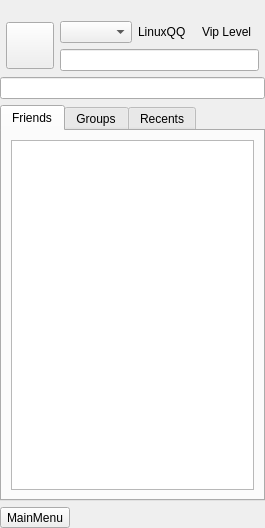
<?xml version="1.0" encoding="UTF-8"?>
<ui version="4.0">
 <class>MainWindow</class>
 <widget class="QWidget" name="MainWindow">
  <property name="geometry">
   <rect>
    <x>0</x>
    <y>0</y>
    <width>265</width>
    <height>528</height>
   </rect>
  </property>
  <property name="sizePolicy">
   <sizepolicy hsizetype="Minimum" vsizetype="Minimum">
    <horstretch>0</horstretch>
    <verstretch>0</verstretch>
   </sizepolicy>
  </property>
  <property name="minimumSize">
   <size>
    <width>265</width>
    <height>525</height>
   </size>
  </property>
  <property name="windowTitle">
   <string>LinuxQQ</string>
  </property>
  <property name="styleSheet">
   <string notr="true"/>
  </property>
  <layout class="QVBoxLayout" name="verticalLayout_2">
   <property name="leftMargin">
    <number>0</number>
   </property>
   <property name="rightMargin">
    <number>0</number>
   </property>
   <property name="bottomMargin">
    <number>0</number>
   </property>
   <item>
    <layout class="QVBoxLayout" name="vlo_main">
     <property name="spacing">
      <number>6</number>
     </property>
     <property name="topMargin">
      <number>10</number>
     </property>
     <item>
      <layout class="QVBoxLayout" name="top_v_layout">
       <property name="sizeConstraint">
        <enum>QLayout::SetMinimumSize</enum>
       </property>
       <property name="leftMargin">
        <number>0</number>
       </property>
       <property name="rightMargin">
        <number>0</number>
       </property>
       <item>
        <layout class="QGridLayout" name="gridLayout">
         <property name="leftMargin">
          <number>6</number>
         </property>
         <property name="rightMargin">
          <number>6</number>
         </property>
         <item row="0" column="0">
          <widget class="QToolButton" name="avatar">
           <property name="minimumSize">
            <size>
             <width>40</width>
             <height>40</height>
            </size>
           </property>
           <property name="styleSheet">
            <string notr="true"/>
           </property>
           <property name="text">
            <string/>
           </property>
           <property name="iconSize">
            <size>
             <width>40</width>
             <height>40</height>
            </size>
           </property>
          </widget>
         </item>
         <item row="0" column="1">
          <layout class="QVBoxLayout" name="verticalLayout">
           <item>
            <layout class="QHBoxLayout" name="horizontalLayout">
             <item>
              <widget class="QComboBox" name="cb_status">
               <property name="focusPolicy">
                <enum>Qt::NoFocus</enum>
               </property>
               <property name="styleSheet">
                <string notr="true"/>
               </property>
              </widget>
             </item>
             <item>
              <widget class="QLabel" name="lbl_name">
               <property name="styleSheet">
                <string notr="true"/>
               </property>
               <property name="text">
                <string>LinuxQQ</string>
               </property>
              </widget>
             </item>
             <item>
              <widget class="QLabel" name="vip_label">
               <property name="styleSheet">
                <string notr="true"/>
               </property>
               <property name="text">
                <string>Vip Level</string>
               </property>
              </widget>
             </item>
            </layout>
           </item>
           <item>
            <widget class="QLineEdit" name="le_mood">
             <property name="styleSheet">
              <string notr="true"/>
             </property>
            </widget>
           </item>
          </layout>
         </item>
        </layout>
       </item>
       <item>
        <layout class="QHBoxLayout" name="horizontalLayout_4">
         <item>
          <widget class="QLineEdit" name="le_search">
           <property name="styleSheet">
            <string notr="true"/>
           </property>
          </widget>
         </item>
        </layout>
       </item>
      </layout>
     </item>
     <item>
      <widget class="QTabWidget" name="tab_main">
       <property name="styleSheet">
        <string notr="true"/>
       </property>
       <property name="tabPosition">
        <enum>QTabWidget::North</enum>
       </property>
       <property name="tabShape">
        <enum>QTabWidget::Rounded</enum>
       </property>
       <property name="currentIndex">
        <number>0</number>
       </property>
       <property name="elideMode">
        <enum>Qt::ElideLeft</enum>
       </property>
       <property name="usesScrollButtons">
        <bool>false</bool>
       </property>
       <property name="documentMode">
        <bool>false</bool>
       </property>
       <property name="movable">
        <bool>true</bool>
       </property>
       <widget class="QWidget" name="friends">
        <attribute name="title">
         <string>Friends</string>
        </attribute>
        <layout class="QVBoxLayout" name="verticalLayout_5">
         <item>
          <widget class="QTreeView" name="tv_friendlist">
           <attribute name="headerVisible">
            <bool>false</bool>
           </attribute>
          </widget>
         </item>
        </layout>
       </widget>
       <widget class="QWidget" name="groups">
        <attribute name="title">
         <string>Groups</string>
        </attribute>
        <layout class="QVBoxLayout" name="verticalLayout_3">
         <item>
          <widget class="QListView" name="lv_grouplist"/>
         </item>
        </layout>
       </widget>
       <widget class="QWidget" name="recents">
        <attribute name="title">
         <string>Recents</string>
        </attribute>
        <layout class="QVBoxLayout" name="verticalLayout_4">
         <item>
          <widget class="QListView" name="lv_recentlist"/>
         </item>
        </layout>
       </widget>
      </widget>
     </item>
    </layout>
   </item>
   <item>
    <layout class="QHBoxLayout" name="bottom_layout">
     <property name="spacing">
      <number>0</number>
     </property>
     <property name="sizeConstraint">
      <enum>QLayout::SetDefaultConstraint</enum>
     </property>
     <item>
      <widget class="QToolButton" name="mainmenu_btn">
       <property name="sizePolicy">
        <sizepolicy hsizetype="Fixed" vsizetype="Fixed">
         <horstretch>0</horstretch>
         <verstretch>0</verstretch>
        </sizepolicy>
       </property>
       <property name="styleSheet">
        <string notr="true"/>
       </property>
       <property name="text">
        <string>MainMenu</string>
       </property>
       <property name="popupMode">
        <enum>QToolButton::InstantPopup</enum>
       </property>
      </widget>
     </item>
     <item>
      <spacer name="horizontalSpacer_2">
       <property name="orientation">
        <enum>Qt::Horizontal</enum>
       </property>
       <property name="sizeType">
        <enum>QSizePolicy::Expanding</enum>
       </property>
       <property name="sizeHint" stdset="0">
        <size>
         <width>40</width>
         <height>20</height>
        </size>
       </property>
      </spacer>
     </item>
    </layout>
   </item>
  </layout>
 </widget>
 <resources/>
 <connections/>
</ui>
